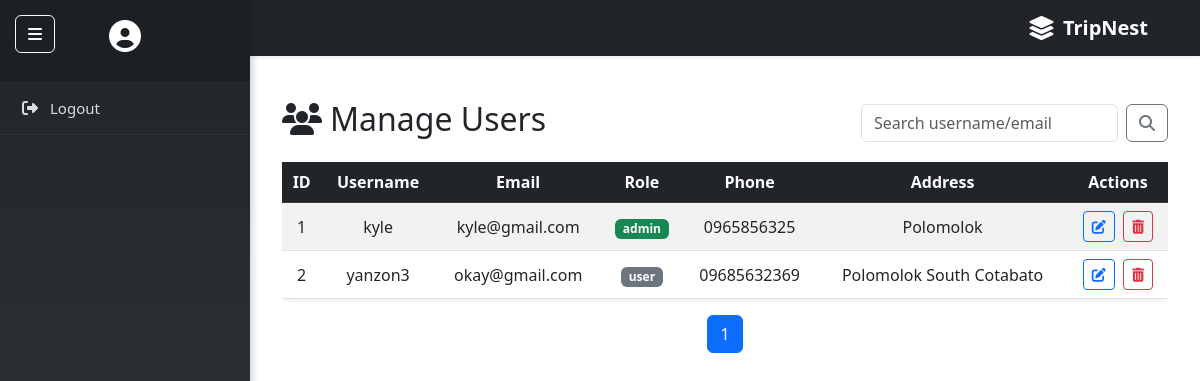
The page /CLIENT/manage_users.php on the database its author committed.
### tables this page shows
CREATE TABLE `users` (
  `id` int(11) NOT NULL,
  `username` varchar(20) NOT NULL,
  `email` varchar(25) NOT NULL,
  `phone` varchar(20) DEFAULT NULL,
  `address` varchar(35) DEFAULT NULL,
  `password` varchar(25) NOT NULL,
  `role` enum('admin','user') DEFAULT 'user',
  `created_at` timestamp NOT NULL DEFAULT current_timestamp()
);

### CLIENT/manage_users.php (the view, shortened to what this page needs)
  <?php
include_once "includes/config.php";
include_once "includes/header.php";
include_once "includes/sidebar.php";
include_once "includes/navbar.php";
$limit = 5;
$page = isset($_GET['page']) ? (int)$_GET['page'] : 1;
$start = ($page - 1) * $limit;
$search = isset($_GET['search']) ? trim($_GET['search']) : '';
$where = $search ? "WHERE username LIKE '%$search%' OR email LIKE '%$search%'" : '';
$total_result = $conn->query("SELECT COUNT(*) as total FROM users $where");
$total_users = $total_result->fetch_assoc()['total'];
$total_pages = ceil($total_users / $limit);
$sql = "SELECT * FROM users $where ORDER BY id ASC LIMIT $start, $limit";
$result = $conn->query($sql);
?>
<div id="main-content">
    <div class="container mt-4">
        <div class="d-flex justify-content-between align-items-center mb-3">
            <h2><i class="fas fa-users me-2"></i>Manage Users</h2>
            <form method="get" class="d-flex" role="search">
                <input type="text" name="search" class="form-control me-2" placeholder="Search username/email" value="<?= htmlspecialchars($search) ?>">
                <button type="submit" class="btn btn-outline-secondary"><i class="fas fa-search"></i></button>
            </form>
        </div>
        <div class="table-responsive">
            <table class="table table-striped table-hover shadow-sm rounded ">
            <thead class="table-dark text-center">
        <tr>
            <th>ID</th><th>Username</th><th>Email</th>
            <th>Role</th><th>Phone</th><th>Address</th><th>Actions</th>
        </tr>
    </thead>
    <tbody class="text-center align-middle">
        <?php if ($result && $result->num_rows > 0): ?>
            <?php while ($row = $result->fetch_assoc()): ?>
                <tr>
                    <td><?= $row['id'] ?></td>
                    <td><?= htmlspecialchars($row['username']) ?></td>
                    <td><?= htmlspecialchars($row['email']) ?></td>
                    <td><span class="badge bg-<?= $row['role'] === 'admin' ? 'success' : 'secondary' ?>"><?= $row['role'] ?></span></td>
                    <td><?= htmlspecialchars($row['phone']) ?></td>
                    <td><?= htmlspecialchars($row['address']) ?></td>
                    <td>
                        <a href="edit_user.php?id=<?= $row['id'] ?>" class="btn btn-sm btn-outline-primary me-1"><i class="fas fa-edit"></i></a>
                        <button class="btn btn-sm btn-outline-danger delete-btn" data-id="<?= $row['id'] ?>">
                            <i class="fas fa-trash-alt"></i>
                        </button>
                    </td>
                </tr>
            <?php endwhile; ?>
        <?php else: ?>
            <tr><td colspan="8">No users found.</td></tr>
        <?php endif; ?>
    </tbody>
</table>
        </div>
        <nav aria-label="Page navigation">
            <ul class="pagination justify-content-center">
                <?php for ($p = 1; $p <= $total_pages; $p++): ?>
                    <li class="page-item <?= $p == $page ? 'active' : '' ?>">
                        <a class="page-link" href="?page=<?= $p ?>&search=<?= urlencode($search) ?>"><?= $p ?></a>
                    </li>
                <?php endfor; ?>
            </ul>
        </nav>
    </div>
</div>
</body>
</html>

### CLIENT/includes/sidebar.php (style rules this page uses)
#main-content { margin-left: 250px; transition: all 0.3s ease; padding: 20px; }

### rows shown on the page
users: id "1", username "kyle", email "kyle@gmail.com", role "admin", phone "0965856325", address "Polomolok"
users: id "2", username "yanzon3", email "okay@gmail.com", role "user", phone "09685632369", address "Polomolok South Cotabato"
